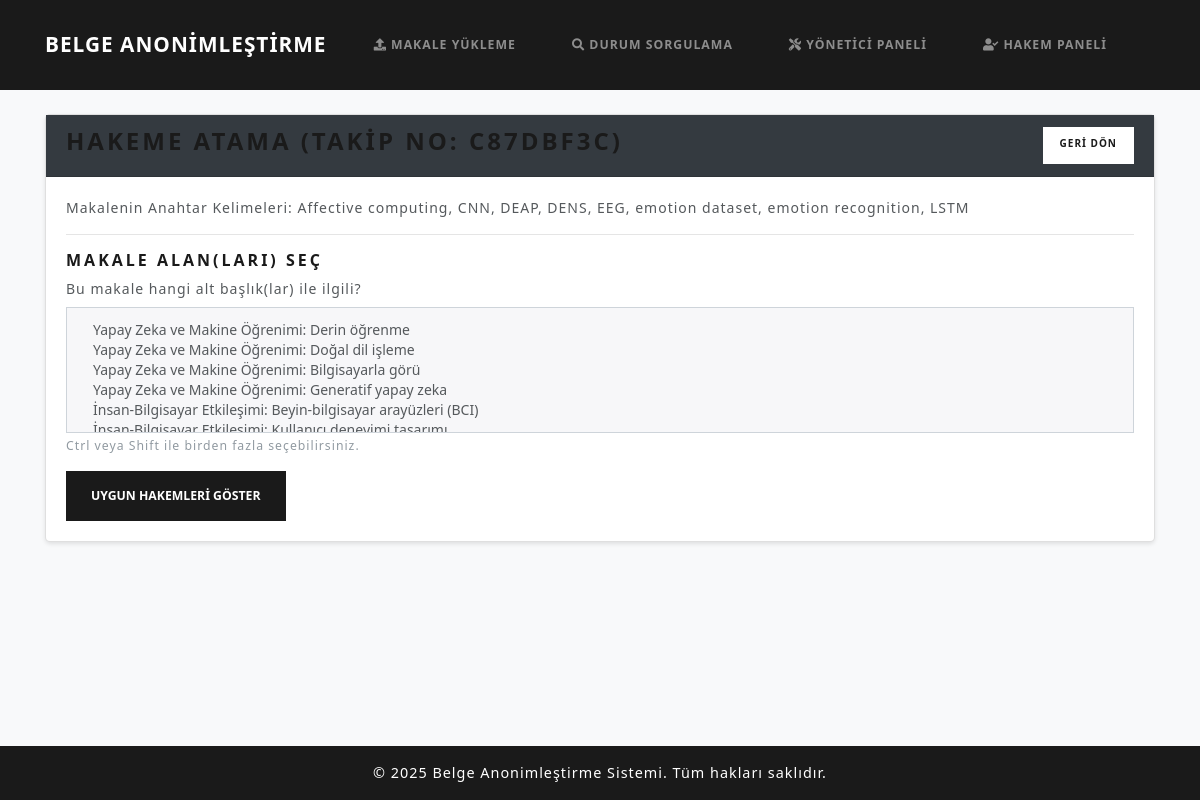
/makalesistemi/yonetici/assign/c87dbf3c/, run on the app's committed database.
### papers/models.py (models this page shows, shortened)
class Submission(models.Model):
    tracking_number = models.CharField(max_length=50, unique=True)
    email_hash = models.CharField(max_length=64)
    encrypted_filename = models.TextField(null=True, blank=True)
    original_pdf = models.FileField(upload_to='uploads/')
    revised_pdf = models.FileField(upload_to='uploads/', null=True, blank=True)
    anonymized_pdf = models.FileField(upload_to='anonymized/', null=True, blank=True)
    final_pdf = models.FileField(upload_to='final/', null=True, blank=True)
    final_sent = models.BooleanField(default=False)  # Final PDF gönderildi mi?
    extracted_keywords = models.TextField(blank=True, null=True)
    subtopics = models.ManyToManyField(Subtopic, blank=True, related_name='submissions')
    status = models.CharField(max_length=50, choices=STATUS_CHOICES, default='Gönderildi')
    review = models.TextField(null=True, blank=True)
    reviewer = models.ForeignKey(Reviewer, null=True, blank=True, on_delete=models.SET_NULL)
    timestamp = models.DateTimeField(default=timezone.now)
    reviewed_pdf = models.FileField(upload_to='reviewed/', null=True, blank=True)  # Yeni alan
    anonymized_data = models.TextField(null=True, blank=True)
    restored = models.BooleanField(default=False)

### papers/views.py (the view, shortened to what this page needs)
# urls.py: path('makalesistemi/yonetici/assign/<str:tracking_number>/', views.assign_reviewer, name='assign_reviewer'),
def assign_reviewer(request, tracking_number):
    sub = get_object_or_404(Submission, tracking_number=tracking_number)
    all_subtopics = Subtopic.objects.all()
    step = 1
    chosen_subtopic_ids = []
    matching_reviewers = Reviewer.objects.none()
    context = {
        'submission': sub,
        'all_subtopics': all_subtopics,
        'step': step,
        'matching_reviewers': matching_reviewers,
        'chosen_subtopic_ids': chosen_subtopic_ids,
    }
    return render(request, 'assign_reviewer.html', context)

### papers/models.py (called while the page is built)
    def __str__(self):
        return f"{self.domain.name}: {self.name}"

### templates/assign_reviewer.html (shortened to what this page needs)
{% extends 'base.html' %}
{% block content %}
<div class="card">
  <div class="card-header bg-dark text-white d-flex justify-content-between">
    <h3>Hakeme Atama (Takip No: {{ submission.tracking_number }})</h3>
    <a href="{% url 'editor_dashboard' %}" class="btn btn-light btn-sm">GERİ DÖN</a>
  </div>
  <div class="card-body">
    <p><strong>Makalenin Anahtar Kelimeleri:</strong> {{ submission.extracted_keywords }}</p>
    <hr />
    {% if step == 1 %}
      <h5>Makale Alan(ları) Seç</h5>
      <form method="POST">
        <div class="form-group">
          <label>Bu makale hangi alt başlık(lar) ile ilgili?</label>
          <select name="chosen_subtopics" class="form-control" multiple size="5">
            {% for st in all_subtopics %}
              <option value="{{ st.id }}">{{ st }}</option>
            {% endfor %}
          </select>
          <small class="form-text text-muted">Ctrl veya Shift ile birden fazla seçebilirsiniz.</small>
        </div>
        <button type="submit" class="btn btn-primary">Uygun Hakemleri Göster</button>
      </form>
    {% endif %}
  </div>
</div>
{% endblock %}

### static/css/style.css (style rules this page uses)
html, body { height: 100%; margin: 0; padding: 0; background-color: #f8f9fa; font-family: "Segoe UI", Tahoma, Geneva, Verdana, sans-serif; }
.card { margin-bottom: 20px; border-radius: 5px; box-shadow: 0 2px 4px rgba(0, 0, 0, 0.1); }

### data on the page
Submission: tracking_number "C87DBF3C", extracted_keywords "Affective computing, CNN, DEAP, DENS, EEG, emotion dataset, emotion recognition, LSTM"
